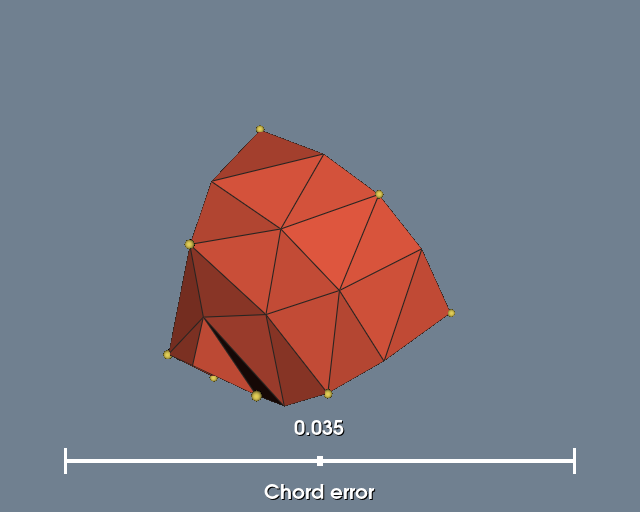

Reproduce this figure in Python.
#!/usr/bin/env python

# Interactive demo of a quadratic tetrahedron.  A slider adjusts the chord
# error of vtkTessellatorFilter and the text overlay shows the resulting
# cell count in real time.

# Factory overrides: importing these modules registers the OpenGL rendering
# and interaction style implementations for vtkRenderingCore factory classes.
import vtkmodules.vtkInteractionStyle  # noqa: F401
import vtkmodules.vtkRenderingOpenGL2  # noqa: F401
# VTK pipeline classes used in this example
from vtkmodules.vtkCommonCore import (
    vtkCommand,
    vtkMinimalStandardRandomSequence,
    vtkPoints,
)
from vtkmodules.vtkCommonDataModel import (
    vtkQuadraticTetra,
    vtkUnstructuredGrid,
)
from vtkmodules.vtkFiltersCore import vtkGlyph3D
from vtkmodules.vtkFiltersGeneral import vtkTessellatorFilter
from vtkmodules.vtkFiltersSources import vtkSphereSource
from vtkmodules.vtkInteractionWidgets import (
    vtkSliderRepresentation2D,
    vtkSliderWidget,
)
from vtkmodules.vtkRenderingCore import (
    vtkActor,
    vtkDataSetMapper,
    vtkRenderWindow,
    vtkRenderWindowInteractor,
    vtkRenderer,
)

# Colors (normalized RGB)
tomato_rgb = (1.0, 0.388, 0.278)
ivory_black_rgb = (0.161, 0.141, 0.129)
banana_rgb = (0.890, 0.812, 0.341)
slate_gray_background_rgb = (0.439, 0.502, 0.565)


# Data: build a quadratic tetrahedron with slightly perturbed node positions
tetra_cell = vtkQuadraticTetra()
points = vtkPoints()
pcoords = tetra_cell.GetParametricCoords()
rng = vtkMinimalStandardRandomSequence()
points.SetNumberOfPoints(tetra_cell.GetNumberOfPoints())
rng.SetSeed(5070)
for i in range(tetra_cell.GetNumberOfPoints()):
    perturbation = [0.0] * 3
    for j in range(3):
        rng.Next()
        perturbation[j] = rng.GetRangeValue(-0.2, 0.2)
    tetra_cell.GetPointIds().SetId(i, i)
    points.SetPoint(i, pcoords[3 * i] + perturbation[0],
                    pcoords[3 * i + 1] + perturbation[1],
                    pcoords[3 * i + 2] + perturbation[2])

unstructured_grid = vtkUnstructuredGrid()
unstructured_grid.SetPoints(points)
unstructured_grid.InsertNextCell(tetra_cell.GetCellType(), tetra_cell.GetPointIds())

# Filter: tessellate the quadratic cell into linear elements
tessellate = vtkTessellatorFilter()
tessellate.SetInputData(unstructured_grid)
tessellate.SetChordError(0.035)
tessellate.Update()

# Mapper and actor: tessellated tetrahedron with edges
tetra_mapper = vtkDataSetMapper()
tetra_mapper.SetInputConnection(tessellate.GetOutputPort())
tetra_mapper.ScalarVisibilityOff()

tetra_actor = vtkActor()
tetra_actor.SetMapper(tetra_mapper)
tetra_actor.GetProperty().SetDiffuseColor(tomato_rgb)
tetra_actor.GetProperty().SetEdgeColor(ivory_black_rgb)
tetra_actor.GetProperty().EdgeVisibilityOn()

# Source: small spheres to mark quadratic node positions
sphere_source = vtkSphereSource()
sphere_source.SetRadius(0.02)

# Filter: place a sphere glyph at each node
glyph_3d = vtkGlyph3D()
glyph_3d.SetInputData(unstructured_grid)
glyph_3d.SetSourceConnection(sphere_source.GetOutputPort())
glyph_3d.ScalingOff()
glyph_3d.Update()

glyph_mapper = vtkDataSetMapper()
glyph_mapper.SetInputConnection(glyph_3d.GetOutputPort())
glyph_mapper.ScalarVisibilityOff()

glyph_actor = vtkActor()
glyph_actor.SetMapper(glyph_mapper)
glyph_actor.GetProperty().SetColor(banana_rgb)

# Renderer: assemble the scene
renderer = vtkRenderer()
renderer.AddActor(tetra_actor)
renderer.AddActor(glyph_actor)
renderer.SetBackground(slate_gray_background_rgb)

# Window: display the rendered scene
render_window = vtkRenderWindow()
render_window.AddRenderer(renderer)
render_window.SetWindowName("quadratic tetra app")
render_window.SetMultiSamples(0)
render_window.SetSize(640, 512)

# Interactor: handle mouse and keyboard events
render_window_interactor = vtkRenderWindowInteractor()
render_window_interactor.SetRenderWindow(render_window)

# Widget: slider to control chord error
slider_rep = vtkSliderRepresentation2D()
slider_rep.SetMinimumValue(0.0)
slider_rep.SetMaximumValue(0.07)
slider_rep.SetValue(tessellate.GetChordError())
slider_rep.SetTitleText("Chord error")
slider_rep.GetPoint1Coordinate().SetCoordinateSystemToNormalizedDisplay()
slider_rep.GetPoint1Coordinate().SetValue(0.1, 0.1)
slider_rep.GetPoint2Coordinate().SetCoordinateSystemToNormalizedDisplay()
slider_rep.GetPoint2Coordinate().SetValue(0.9, 0.1)
slider_rep.SetTubeWidth(0.008)
slider_rep.SetSliderLength(0.008)
slider_rep.SetTitleHeight(0.04)
slider_rep.SetLabelHeight(0.04)

slider_widget = vtkSliderWidget()
slider_widget.SetInteractor(render_window_interactor)
slider_widget.SetRepresentation(slider_rep)
slider_widget.SetAnimationModeToAnimate()
slider_widget.EnabledOn()
slider_widget.AddObserver(
    vtkCommand.InteractionEvent,
    lambda obj, ev: (
        tessellate.SetChordError(obj.GetRepresentation().GetValue()),
        tessellate.SetMaximumNumberOfSubdivisions(5),
        tessellate.Update(),
    ),
)

# Launch the interactive visualization
render_window_interactor.Initialize()
render_window_interactor.Start()
